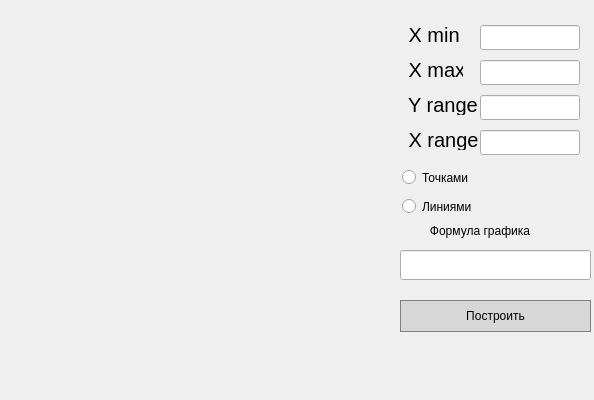
<?xml version="1.0" encoding="UTF-8"?>
<ui version="4.0">
 <class>Graph</class>
 <widget class="QWidget" name="Graph">
  <property name="geometry">
   <rect>
    <x>0</x>
    <y>0</y>
    <width>594</width>
    <height>400</height>
   </rect>
  </property>
  <property name="windowTitle">
   <string>s21_Graph</string>
  </property>
  <widget class="QCustomPlot" name="widget" native="true">
   <property name="geometry">
    <rect>
     <x>0</x>
     <y>0</y>
     <width>400</width>
     <height>400</height>
    </rect>
   </property>
  </widget>
  <widget class="QLabel" name="label_3">
   <property name="geometry">
    <rect>
     <x>400</x>
     <y>220</y>
     <width>181</width>
     <height>21</height>
    </rect>
   </property>
   <property name="text">
    <string>         Формула графика</string>
   </property>
  </widget>
  <widget class="QLineEdit" name="Form">
   <property name="geometry">
    <rect>
     <x>400</x>
     <y>250</y>
     <width>191</width>
     <height>30</height>
    </rect>
   </property>
   <property name="text">
    <string/>
   </property>
  </widget>
  <widget class="QPushButton" name="pushButton">
   <property name="geometry">
    <rect>
     <x>400</x>
     <y>300</y>
     <width>191</width>
     <height>32</height>
    </rect>
   </property>
   <property name="styleSheet">
    <string notr="true">QPushButton {
  background-color: rgb(215, 215, 215);
color:black;
  border: 1px solid gray;
}
QPushButton:pressed {
    background-color: qlineargradient(x1: 0, y1: 0, x2: 0, y2: 1,
                                      stop: 0 #BEBEBE, stop: 1 #D7D7D7);
}</string>
   </property>
   <property name="text">
    <string>Построить</string>
   </property>
  </widget>
  <widget class="QRadioButton" name="point">
   <property name="geometry">
    <rect>
     <x>402</x>
     <y>166</y>
     <width>86</width>
     <height>23</height>
    </rect>
   </property>
   <property name="text">
    <string>Точками</string>
   </property>
  </widget>
  <widget class="QRadioButton" name="line">
   <property name="geometry">
    <rect>
     <x>402</x>
     <y>195</y>
     <width>91</width>
     <height>23</height>
    </rect>
   </property>
   <property name="text">
    <string>Линиями</string>
   </property>
  </widget>
  <widget class="QLabel" name="label_2">
   <property name="geometry">
    <rect>
     <x>403</x>
     <y>60</y>
     <width>60</width>
     <height>20</height>
    </rect>
   </property>
   <property name="font">
    <font>
     <pointsize>15</pointsize>
    </font>
   </property>
   <property name="text">
    <string> X max</string>
   </property>
  </widget>
  <widget class="QLabel" name="label_5">
   <property name="geometry">
    <rect>
     <x>403</x>
     <y>130</y>
     <width>81</width>
     <height>20</height>
    </rect>
   </property>
   <property name="font">
    <font>
     <pointsize>15</pointsize>
    </font>
   </property>
   <property name="text">
    <string> X range</string>
   </property>
  </widget>
  <widget class="QLabel" name="label_4">
   <property name="geometry">
    <rect>
     <x>403</x>
     <y>95</y>
     <width>83</width>
     <height>20</height>
    </rect>
   </property>
   <property name="font">
    <font>
     <pointsize>15</pointsize>
    </font>
   </property>
   <property name="text">
    <string> Y range</string>
   </property>
  </widget>
  <widget class="QLabel" name="label">
   <property name="geometry">
    <rect>
     <x>403</x>
     <y>25</y>
     <width>60</width>
     <height>20</height>
    </rect>
   </property>
   <property name="font">
    <font>
     <pointsize>15</pointsize>
    </font>
   </property>
   <property name="text">
    <string> X min</string>
   </property>
  </widget>
  <widget class="QLineEdit" name="X_min">
   <property name="geometry">
    <rect>
     <x>480</x>
     <y>25</y>
     <width>100</width>
     <height>25</height>
    </rect>
   </property>
  </widget>
  <widget class="QLineEdit" name="X_max">
   <property name="geometry">
    <rect>
     <x>480</x>
     <y>60</y>
     <width>100</width>
     <height>25</height>
    </rect>
   </property>
  </widget>
  <widget class="QLineEdit" name="Y_range">
   <property name="geometry">
    <rect>
     <x>480</x>
     <y>95</y>
     <width>100</width>
     <height>25</height>
    </rect>
   </property>
  </widget>
  <widget class="QLineEdit" name="X_range">
   <property name="geometry">
    <rect>
     <x>480</x>
     <y>130</y>
     <width>100</width>
     <height>25</height>
    </rect>
   </property>
  </widget>
 </widget>
 <customwidgets>
  <customwidget>
   <class>QCustomPlot</class>
   <extends>QWidget</extends>
   <header>qcustomplot.h</header>
   <container>1</container>
  </customwidget>
 </customwidgets>
 <resources/>
 <connections/>
</ui>
